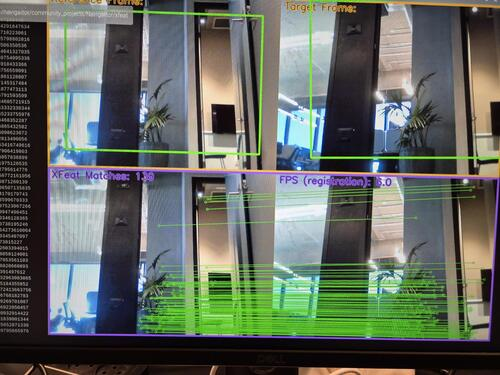
#> input picture hailo-rpi5-examples/community_projects/Navigator/resources/frame_compare.jpg, 500 x 375 px, given in place of x-raw, format=BGR ! appsink drop=1 sync=false, which was not available
$ python gstream.py
#> lines starting #> are read from the running program, lines starting #| are printed output that depends on the picture; after the words box and inside, x2 and y2 are one past the last pixel; in counts of white or black regions, pixels touching at a corner belong together; pictures that were not available may be replaced by others from this repository, and a replacement may not be noted
#> in main, frame is the input picture: shape (375, 500, 3); mean B, G, R 96.4, 105, 97.8
import cv2
import numpy as np

# --- 1. The GStreamer Pipeline (MKV for safety) ---
GST_PIPELINE = (
    "udpsrc port=5600 buffer-size=0 ! "
    "application/x-rtp, payload=96 ! "
    "rtph264depay ! h264parse config-interval=1 ! tee name=t "
    "! queue max-size-buffers=100 ! "
    "matroskamux ! filesink location=sitl_flight.mkv "
    "t. ! queue max-size-buffers=1 leaky=downstream ! "
    "avdec_h264 ! videoconvert ! "
    "video/x-raw, format=BGR ! "
    "appsink drop=1 sync=false"
)

def process_frame_for_squares(frame):
    """
    Detects squares/rectangles in the frame and draws a bounding box.
    """
    # A. Preprocessing
    # Convert to Grayscale (easier for computer to see shapes)
    gray = cv2.cvtColor(frame, cv2.COLOR_BGR2GRAY)
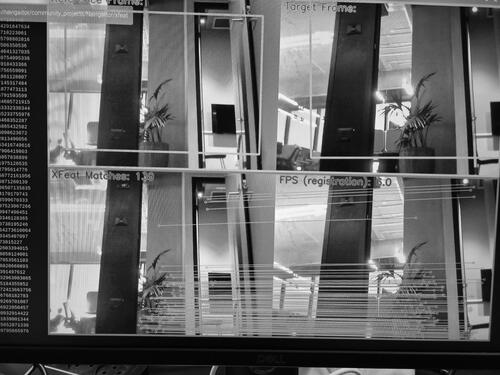
#> gray: shape (375, 500); min 0, max 254, mean 101.9

    # Blur slightly to remove "noise" (like grass texture) that looks like edges
    blur = cv2.GaussianBlur(gray, (5, 5), 0)
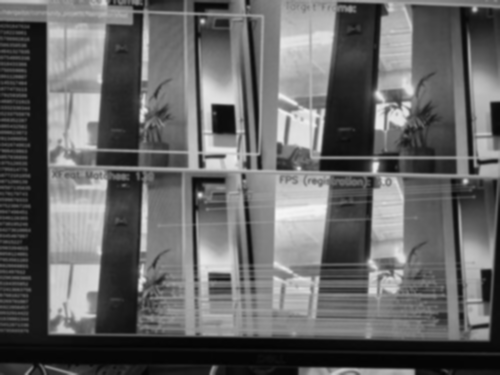
#> blur: shape (375, 500); min 4, max 246, mean 101.9

    # B. Edge Detection
    # Canny is a popular edge detector. 50 and 150 are threshold values.
    # You might need to tune these if the camera is very bright or dark.
    edges = cv2.Canny(blur, 50, 150)
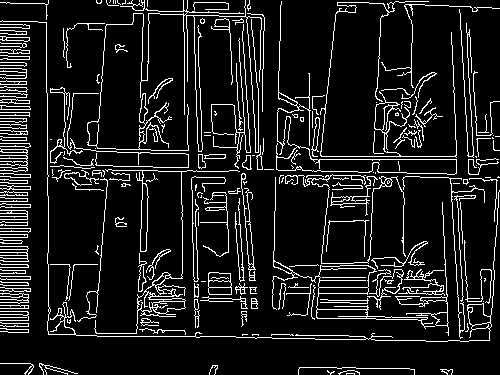
#> edges: shape (375, 500); 10.9% white in thin lines or dots

    # C. Find Contours (Shapes)
    # RETR_EXTERNAL = only find outer shapes (ignore shapes inside shapes)
    contours, _ = cv2.findContours(edges, cv2.RETR_EXTERNAL, cv2.CHAIN_APPROX_SIMPLE)
#> contours = 208 contours, 162 with area under 20; largest, box (x1, y1, x2, y2) and area: (276, 1, 457, 175) 2566, (272, 177, 435, 329) 2106, (94, 169, 240, 334) 1380, (0, 20, 500, 342) 509, (208, 272, 232, 295) 480

    for cnt in contours:
        # Ignore tiny specks (noise)
        area = cv2.contourArea(cnt)
        if area < 1000:  # If area is less than 1000 pixels, skip it
            continue

        # D. Polygon Approximation (The Magic Step)
        # This simplifies a jagged shape into a clean polygon.
        # 0.02 is the precision (2% error allowed).
        perimeter = cv2.arcLength(cnt, True)
        approx = cv2.approxPolyDP(cnt, 0.02 * perimeter, True)

        # E. Check for 4 Corners
        if len(approx) == 4:
            # Get the bounding rectangle coordinates
            x, y, w, h = cv2.boundingRect(approx)

            # Optional: Check if it's actually a SQUARE (Aspect Ratio ~ 1)
            aspect_ratio = float(w) / h
            if 0.9 <= aspect_ratio <= 1.1:
                label = "Square"
                color = (0, 255, 0) # Green
            else:
                label = "Rectangle"
                color = (0, 0, 255) # Red

            # Draw the box and text
            cv2.rectangle(frame, (x, y), (x + w, y + h), color, 3)
            cv2.putText(frame, label, (x, y - 10),
                        cv2.FONT_HERSHEY_SIMPLEX, 0.5, color, 2)
#> this loop made 208 passes
#> area on passes 18, 24, 26: 32.5, 38, 54

    return frame

def main():
    print(f"Opening Pipeline:\n{GST_PIPELINE}")
    cap = cv2.VideoCapture(GST_PIPELINE, cv2.CAP_GSTREAMER)

    if not cap.isOpened():
        print("Error: Pipeline failed to open.")
        return

    print("Success! Recording and Streaming...")

    try:
        while True:
            ret, frame = cap.read()
            if not ret:
                print("Frame capture failed (Stream ended?)")
                break

            # --- PROCESS THE FRAME ---
            processed_frame = process_frame_for_squares(frame)

            # Display the processed frame
            cv2.imshow("SITL Camera", processed_frame)

            if cv2.waitKey(1) & 0xFF == ord('q'):
#> (key q is pressed here)
                break

    except KeyboardInterrupt:
        pass
    finally:
        cap.release()
        cv2.destroyAllWindows()
        print("Stopped. Video saved to 'sitl_flight.mkv'")

if __name__ == "__main__":
    main()
